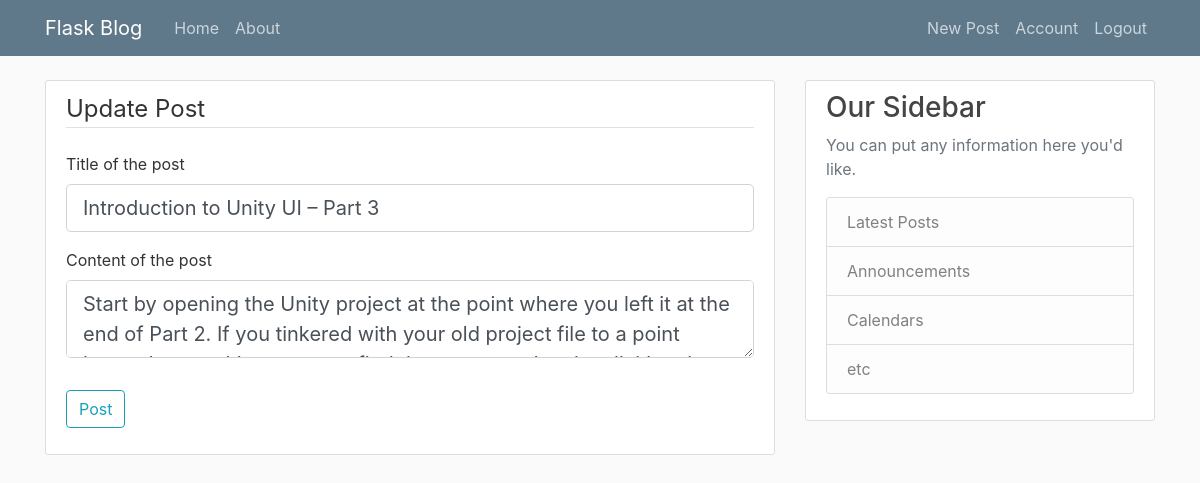
Page /post/22/update (signed in) on the earlier database version.
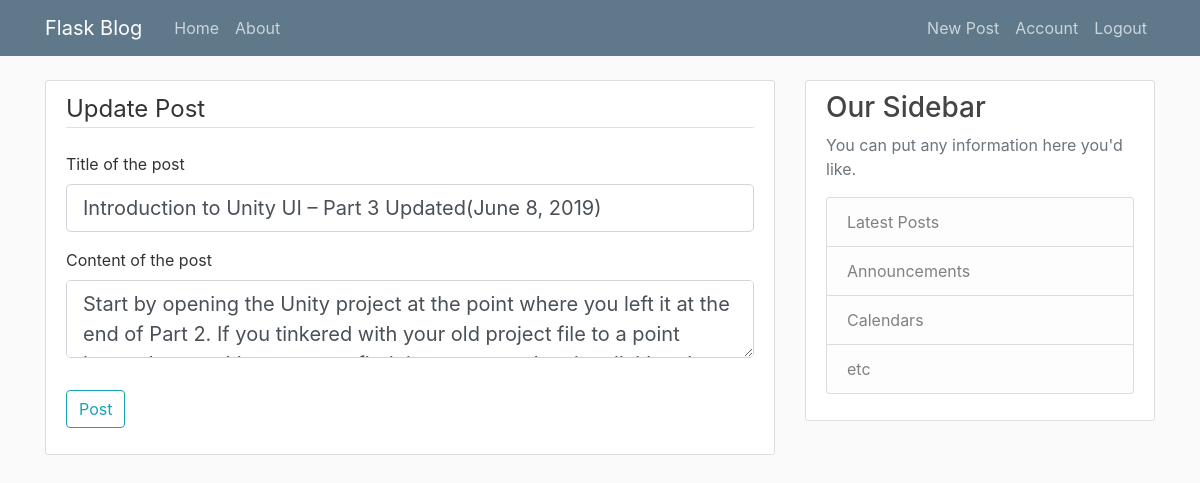
Same page on the later database version.
### application/models.py (models this page shows, shortened)
class Post(db.Model):
    id = db.Column(db.Integer, primary_key=True)
    title = db.Column(db.String(100), nullable=False)
    date_posted = db.Column(db.DateTime, default=datetime.utcnow)
    content = db.Column(db.Text, nullable=False)
    user_id = db.Column(db.Integer, db.ForeignKey('user.id'), nullable=False)

### application/posts/routes.py (the view)
@posts.route("/post/<int:post_id>/update", methods=['GET', 'POST'])
@login_required
def update_post(post_id):
    post = Post.query.get_or_404(post_id)
    if post.author != current_user:
        abort(403)
    form = PostForm()
    if form.validate_on_submit():
        post.title = form.title.data
        post.content = form.content.data
        db.session.commit()
        flash('Your post has been successfully updated', 'success')
        return redirect(url_for('posts.post', post_id=post.id))
    elif request.method == 'GET':
        form.title.data = post.title
        form.content.data = post.content
    return render_template('create_post.html', title="Update Post", form = form, legend='Update Post')

### application/posts/forms.py
class PostForm(FlaskForm):
    title = StringField('Title of the post', validators=[DataRequired()])
    content = TextAreaField('Content of the post', validators=[DataRequired()])
    submit = SubmitField('Post')

### application/models.py (called while the page is built)
@login_manager.user_loader
def load_user(user_id):
    return User.query.get(int(user_id))

### application/templates/create_post.html (shortened to what this page needs)
{% extends 'layout.html' %}
{% block body %}
<div class="content-section">
    <form method="POST" action="">
        <fieldset class="form-group">
            <legend class="border-bottom mb-4">{{ legend }}</legend>
            <div class="form-group">
                {{ form.title.label(class="form-control-label") }}
                {% if form.title.errors %}
                    {{ form.title(class="form-control form-control-lg is-invalid") }}
                    <div class="invalid-feedback">
                        {% for error in form.title.errors %}
                        <span>{{ error }}</span>
                        {% endfor %}
                    </div>
                {% else %}
                    {{ form.title(class="form-control form-control-lg") }}
                {% endif %}
            </div>
            <div class="form-group">
                {{ form.content.label(class="form-control-label") }}
                {% if form.content.errors %}
                    {{ form.content(class="form-control form-control-lg is-invalid") }}
                    <div class="invalid-feedback">
                        {% for error in form.content.errors %}
                        <span>{{ error }}</span>
                        {% endfor %}
                    </div>
                {% else %}
                    {{ form.content(class="form-control form-control-lg") }}
                {% endif %}
            </div>
        </fieldset>
        <div class="form-group">
            {{ form.submit(class="btn btn-outline-info") }}
        </div>
    </form>
</div>
{% endblock %}

Differences in the rows shown:
changed Post: title "Introduction to Unity UI – Part 3" → "Introduction to Unity UI – Part 3 Updated(June 8, 2019)"
